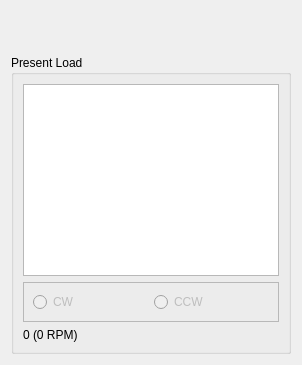
             <widget class="QWidget" name="page24PresentLoad">
              <layout class="QVBoxLayout" name="verticalLayout_54">
               <item>
                <spacer name="verticalSpacer_26">
                 <property name="orientation">
                  <enum>Qt::Vertical</enum>
                 </property>
                 <property name="sizeHint" stdset="0">
                  <size>
                   <width>20</width>
                   <height>44</height>
                  </size>
                 </property>
                </spacer>
               </item>
               <item>
                <widget class="QGroupBox" name="gbPresentLoad">
                 <property name="title">
                  <string>Present Load</string>
                 </property>
                 <layout class="QVBoxLayout" name="verticalLayout_53">
                  <item>
                   <widget class="QGraphicsView" name="gvPresentLoad"/>
                  </item>
                  <item>
                   <widget class="QFrame" name="frame_30">
                    <property name="frameShape">
                     <enum>QFrame::StyledPanel</enum>
                    </property>
                    <property name="frameShadow">
                     <enum>QFrame::Raised</enum>
                    </property>
                    <layout class="QHBoxLayout" name="horizontalLayout_21">
                     <item>
                      <widget class="QRadioButton" name="rbPLCW">
                       <property name="enabled">
                        <bool>false</bool>
                       </property>
                       <property name="text">
                        <string>CW</string>
                       </property>
                      </widget>
                     </item>
                     <item>
                      <widget class="QRadioButton" name="rbPLCCW">
                       <property name="enabled">
                        <bool>false</bool>
                       </property>
                       <property name="text">
                        <string>CCW</string>
                       </property>
                      </widget>
                     </item>
                    </layout>
                   </widget>
                  </item>
                  <item>
                   <widget class="QLabel" name="lblPresentLoadValue">
                    <property name="text">
                     <string>0 (0 RPM)</string>
                    </property>
                   </widget>
                  </item>
                 </layout>
                </widget>
               </item>
              </layout>
             </widget>
